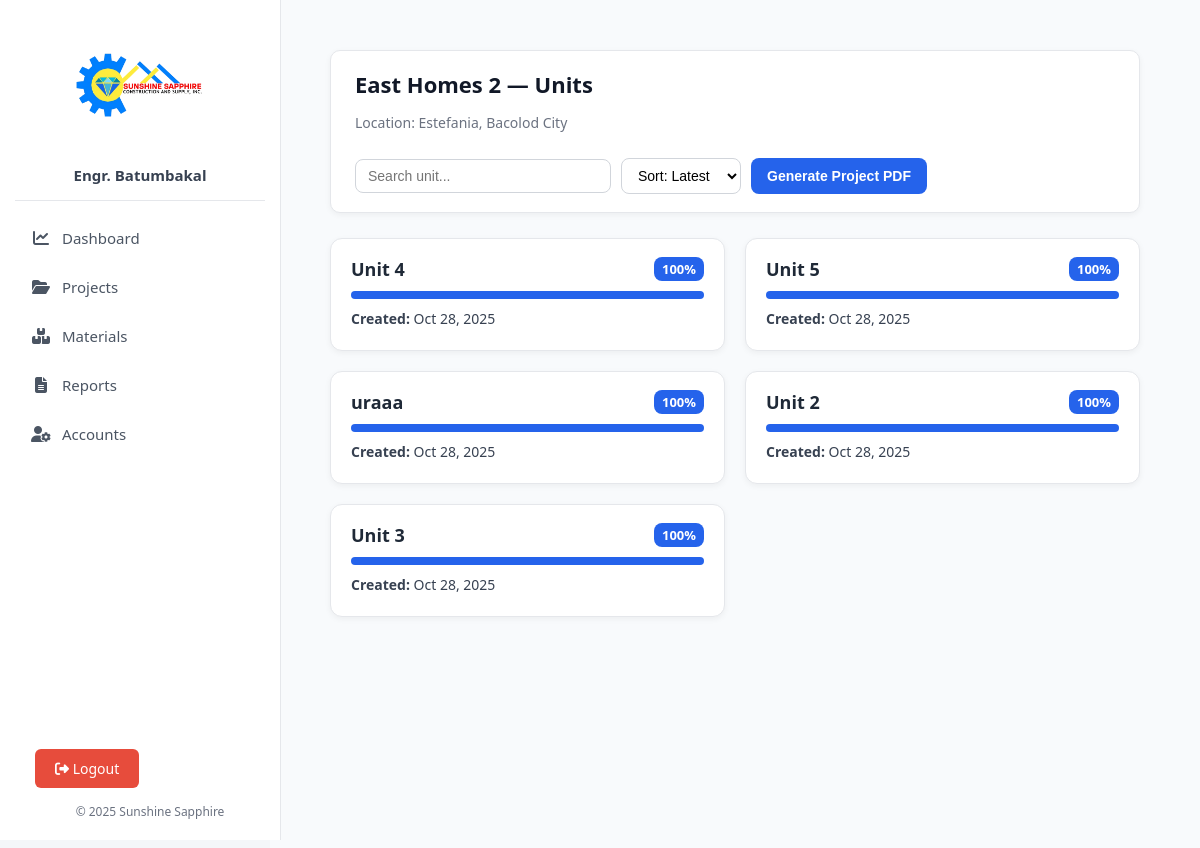
The app's page /reports/view_units.php?project_id=10 (signed in) with its own data.
### tables this page shows
CREATE TABLE `projects` (
  `id` int(11) NOT NULL AUTO_INCREMENT,
  `name` varchar(255) NOT NULL,
  `location` varchar(255) DEFAULT NULL,
  `units` int(11) NOT NULL DEFAULT 0,
  `progress` int(11) DEFAULT 0,
  `status` enum('Ongoing','Completed','Pending') NOT NULL DEFAULT 'Pending',
  `is_deleted` tinyint(1) DEFAULT 0,
  `deleted_at` datetime DEFAULT NULL,
  `created_at` timestamp NOT NULL DEFAULT current_timestamp(),
  `folder_path` varchar(255) DEFAULT NULL,
  PRIMARY KEY (`id`)
);

CREATE TABLE `project_units` (
  `id` int(11) NOT NULL AUTO_INCREMENT,
  `project_id` int(11) NOT NULL,
  `name` varchar(100) NOT NULL,
  `description` text DEFAULT NULL,
  `progress` int(11) DEFAULT 0,
  `created_at` datetime DEFAULT current_timestamp(),
  PRIMARY KEY (`id`),
  KEY `project_id` (`project_id`),
  CONSTRAINT `project_units_ibfk_1` FOREIGN KEY (`project_id`) REFERENCES `projects` (`id`) ON DELETE CASCADE
);

### reports/view_units.php (the view, shortened to what this page needs)
<?php
require_once __DIR__ . '/../includes/header.php';
require_once __DIR__ . '/../includes/db.php';
$project_id = (int)$_GET['project_id'];
$project = $conn->query("SELECT * FROM projects WHERE id = $project_id LIMIT 1")->fetch_assoc();
$sort_option = $_GET['sort'] ?? 'latest';
switch ($sort_option) {
    default:
        $order_by = 'created_at DESC';
        break;
}
$query = "SELECT id, name, progress, created_at
          FROM project_units
          WHERE project_id = $project_id
          ORDER BY $order_by";
$result = $conn->query($query);
?>
<div class="content-wrapper">
  <div class="header-container">
    <div class="reports-header">
      <div>
        <h2><?= htmlspecialchars($project['name']) ?> — Units</h2>
        <p class="subtitle">Location: <?= htmlspecialchars($project['location']) ?></p>
      </div>
      <div class="controls">
        <input
          type="text"
          id="searchInput"
          placeholder="Search unit..."
          onkeyup="filterUnits()"
        >
        <form method="GET" id="sortForm">
          <select name="sort" onchange="document.getElementById('sortForm').submit();">
            <option value="latest" <?= $sort_option === 'latest' ? 'selected' : '' ?>>Sort: Latest</option>
          </select>
        </form>
        <button class="btn-generate" onclick="window.location.href='generate_project_pdf.php?project_id=<?= $project_id ?>'">
          Generate Project PDF
        </button>
      </div>
    </div>
  </div>
  <div class="unit-grid" id="unitGrid">
    <?php if ($result && $result->num_rows > 0): ?>
      <?php while ($unit = $result->fetch_assoc()): ?>
        <div class="unit-card"
             data-name="<?= strtolower($unit['name']) ?>"
             onclick="window.location.href='view_unit_reports.php?unit_id=<?= $unit['id'] ?>&project_id=<?= $project_id ?>'">
          <div class="unit-header">
            <h3><?= htmlspecialchars($unit['name']) ?></h3>
            <span class="progress-badge"><?= $unit['progress'] ?>%</span>
          </div>
          <div class="progress-bar">
            <div class="progress-fill" style="width: <?= $unit['progress'] ?>%;"></div>
          </div>
          <p><strong>Created:</strong> <?= date('M d, Y', strtotime($unit['created_at'])) ?></p>
        </div>
      <?php endwhile; ?>
    <?php else: ?>
      <p class="no-data">No units found for this project.</p>
    <?php endif; ?>
  </div>
</div>
<?php
require_once __DIR__ . '/../includes/footer.php';
?>

### includes/header.php (style rules this page uses)
body { margin: 0; font-family: "Segoe UI", sans-serif; background-color: #f4f6f9; color: #2c3e50; }

### reports/view_units.php (style rules this page uses)
.content-wrapper { padding: 20px; background: #f8fafc; }
.header-container { background: #ffffff; border: 1px solid #e5e7eb; border-radius: 10px; padding: 18px 24px; box-shadow: 0 2px 6px rgba(0, 0, 0, 0.05); margin-bottom: 25px; position: sticky; top: 0; z-index: 100; }
.reports-header { display: flex; justify-content: space-between; align-items: center; flex-wrap: wrap; gap: 12px; }
.reports-header h2 { font-size: 22px; font-weight: 700; color: #111827; margin: 0; }
.subtitle { color: #6b7280; font-size: 14px; }
.controls { display: flex; gap: 10px; align-items: center; flex-wrap: wrap; }
.controls input, .controls select { padding: 8px 12px; border: 1px solid #d1d5db; border-radius: 8px; font-size: 14px; background-color: #fff; transition: border-color 0.2s, box-shadow 0.2s; }
.controls input { width: 230px; }
.btn-generate { background: #2563eb; color: #fff; padding: 10px 16px; border: none; border-radius: 8px; font-weight: 600; cursor: pointer; font-size: 14px; transition: background-color 0.2s; }
.unit-grid { display: grid; grid-template-columns: repeat(auto-fill, minmax(290px, 1fr)); gap: 20px; }
.unit-card { background: #fff; border: 1px solid #e5e7eb; border-radius: 12px; padding: 18px 20px; box-shadow: 0 2px 6px rgba(0, 0, 0, 0.05); transition: all 0.2s ease; cursor: pointer; }
.unit-header { display: flex; justify-content: space-between; align-items: center; margin-bottom: 8px; }
.unit-header h3 { font-size: 18px; color: #1f2937; margin: 0; }
.progress-badge { background-color: #2563eb; color: #fff; padding: 3px 8px; border-radius: 8px; font-size: 13px; font-weight: 600; }
.progress-bar { background-color: #e5e7eb; border-radius: 8px; overflow: hidden; height: 8px; margin: 10px 0; }
.progress-fill { height: 8px; background-color: #2563eb; transition: width 0.3s ease; }
.unit-card p { font-size: 14px; color: #374151; margin: 4px 0; }

### records on screen
projects: name "East Homes 2", location "Estefania, Bacolod City"
project_units: name "Unit 4", progress "100", created_at "Oct 28, 2025"
project_units: name "Unit 5", progress "100", created_at "Oct 28, 2025"
project_units: name "uraaa", progress "100", created_at "Oct 28, 2025"
project_units: name "Unit 2", progress "100", created_at "Oct 28, 2025"
project_units: name "Unit 3", progress "100", created_at "Oct 28, 2025"

### other values on screen
$_SESSION['display_name'] "Engr. Batumbakal"
